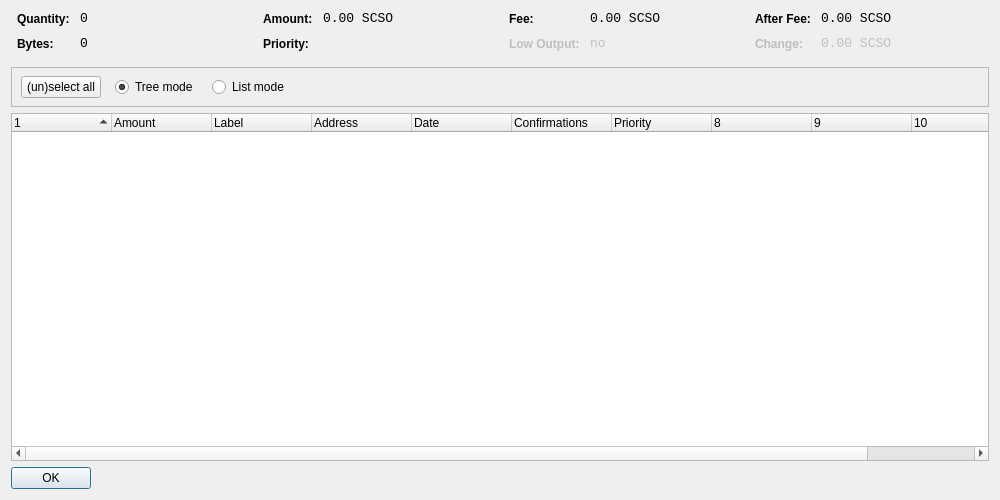
<?xml version="1.0" encoding="UTF-8"?>
<ui version="4.0">
 <class>CoinControlDialog</class>
 <widget class="QDialog" name="CoinControlDialog">
  <property name="geometry">
   <rect>
    <x>0</x>
    <y>0</y>
    <width>1000</width>
    <height>500</height>
   </rect>
  </property>
  <property name="windowTitle">
   <string>Coin Control</string>
  </property>
  <layout class="QVBoxLayout" name="verticalLayout">
   <item>
    <layout class="QHBoxLayout" name="horizontalLayoutTop" stretch="0,0,0,0">
     <property name="topMargin">
      <number>0</number>
     </property>
     <property name="bottomMargin">
      <number>10</number>
     </property>
     <item>
      <layout class="QFormLayout" name="formLayoutCoinControl1">
       <property name="horizontalSpacing">
        <number>10</number>
       </property>
       <property name="verticalSpacing">
        <number>10</number>
       </property>
       <property name="leftMargin">
        <number>6</number>
       </property>
       <property name="rightMargin">
        <number>6</number>
       </property>
       <item row="0" column="0">
        <widget class="QLabel" name="labelCoinControlQuantityText">
         <property name="styleSheet">
          <string notr="true">font-weight:bold;</string>
         </property>
         <property name="text">
          <string>Quantity:</string>
         </property>
        </widget>
       </item>
       <item row="0" column="1">
        <widget class="QLabel" name="labelCoinControlQuantity">
         <property name="font">
          <font>
           <family>Monospace</family>
           <pointsize>10</pointsize>
          </font>
         </property>
         <property name="cursor">
          <cursorShape>IBeamCursor</cursorShape>
         </property>
         <property name="contextMenuPolicy">
          <enum>Qt::ActionsContextMenu</enum>
         </property>
         <property name="text">
          <string notr="true">0</string>
         </property>
         <property name="textInteractionFlags">
          <set>Qt::LinksAccessibleByMouse|Qt::TextSelectableByKeyboard|Qt::TextSelectableByMouse</set>
         </property>
        </widget>
       </item>
       <item row="1" column="0">
        <widget class="QLabel" name="labelCoinControlBytesText">
         <property name="styleSheet">
          <string notr="true">font-weight:bold;</string>
         </property>
         <property name="text">
          <string>Bytes:</string>
         </property>
        </widget>
       </item>
       <item row="1" column="1">
        <widget class="QLabel" name="labelCoinControlBytes">
         <property name="font">
          <font>
           <family>Monospace</family>
           <pointsize>10</pointsize>
          </font>
         </property>
         <property name="cursor">
          <cursorShape>IBeamCursor</cursorShape>
         </property>
         <property name="contextMenuPolicy">
          <enum>Qt::ActionsContextMenu</enum>
         </property>
         <property name="text">
          <string notr="true">0</string>
         </property>
         <property name="textInteractionFlags">
          <set>Qt::LinksAccessibleByMouse|Qt::TextSelectableByKeyboard|Qt::TextSelectableByMouse</set>
         </property>
        </widget>
       </item>
      </layout>
     </item>
     <item>
      <layout class="QFormLayout" name="formLayoutCoinControl2">
       <property name="horizontalSpacing">
        <number>10</number>
       </property>
       <property name="verticalSpacing">
        <number>10</number>
       </property>
       <property name="leftMargin">
        <number>6</number>
       </property>
       <property name="rightMargin">
        <number>6</number>
       </property>
       <item row="0" column="0">
        <widget class="QLabel" name="labelCoinControlAmountText">
         <property name="styleSheet">
          <string notr="true">font-weight:bold;</string>
         </property>
         <property name="text">
          <string>Amount:</string>
         </property>
        </widget>
       </item>
       <item row="0" column="1">
        <widget class="QLabel" name="labelCoinControlAmount">
         <property name="font">
          <font>
           <family>Monospace</family>
           <pointsize>10</pointsize>
          </font>
         </property>
         <property name="cursor">
          <cursorShape>IBeamCursor</cursorShape>
         </property>
         <property name="contextMenuPolicy">
          <enum>Qt::ActionsContextMenu</enum>
         </property>
         <property name="text">
          <string notr="true">0.00 SCSO</string>
         </property>
         <property name="textInteractionFlags">
          <set>Qt::LinksAccessibleByMouse|Qt::TextSelectableByKeyboard|Qt::TextSelectableByMouse</set>
         </property>
        </widget>
       </item>
       <item row="1" column="0">
        <widget class="QLabel" name="labelCoinControlPriorityText">
         <property name="styleSheet">
          <string notr="true">font-weight:bold;</string>
         </property>
         <property name="text">
          <string>Priority:</string>
         </property>
        </widget>
       </item>
       <item row="1" column="1">
        <widget class="QLabel" name="labelCoinControlPriority">
         <property name="font">
          <font>
           <family>Monospace</family>
           <pointsize>10</pointsize>
          </font>
         </property>
         <property name="cursor">
          <cursorShape>IBeamCursor</cursorShape>
         </property>
         <property name="contextMenuPolicy">
          <enum>Qt::ActionsContextMenu</enum>
         </property>
         <property name="text">
          <string/>
         </property>
         <property name="textInteractionFlags">
          <set>Qt::LinksAccessibleByMouse|Qt::TextSelectableByKeyboard|Qt::TextSelectableByMouse</set>
         </property>
        </widget>
       </item>
      </layout>
     </item>
     <item>
      <layout class="QFormLayout" name="formLayoutCoinControl3">
       <property name="horizontalSpacing">
        <number>10</number>
       </property>
       <property name="verticalSpacing">
        <number>10</number>
       </property>
       <property name="leftMargin">
        <number>6</number>
       </property>
       <property name="rightMargin">
        <number>6</number>
       </property>
       <item row="0" column="0">
        <widget class="QLabel" name="labelCoinControlFeeText">
         <property name="styleSheet">
          <string notr="true">font-weight:bold;</string>
         </property>
         <property name="text">
          <string>Fee:</string>
         </property>
        </widget>
       </item>
       <item row="0" column="1">
        <widget class="QLabel" name="labelCoinControlFee">
         <property name="font">
          <font>
           <family>Monospace</family>
           <pointsize>10</pointsize>
          </font>
         </property>
         <property name="cursor">
          <cursorShape>IBeamCursor</cursorShape>
         </property>
         <property name="contextMenuPolicy">
          <enum>Qt::ActionsContextMenu</enum>
         </property>
         <property name="text">
          <string notr="true">0.00 SCSO</string>
         </property>
         <property name="textInteractionFlags">
          <set>Qt::LinksAccessibleByMouse|Qt::TextSelectableByKeyboard|Qt::TextSelectableByMouse</set>
         </property>
        </widget>
       </item>
       <item row="1" column="0">
        <widget class="QLabel" name="labelCoinControlLowOutputText">
         <property name="enabled">
          <bool>false</bool>
         </property>
         <property name="styleSheet">
          <string notr="true">font-weight:bold;</string>
         </property>
         <property name="text">
          <string>Low Output:</string>
         </property>
        </widget>
       </item>
       <item row="1" column="1">
        <widget class="QLabel" name="labelCoinControlLowOutput">
         <property name="enabled">
          <bool>false</bool>
         </property>
         <property name="font">
          <font>
           <family>Monospace</family>
           <pointsize>10</pointsize>
          </font>
         </property>
         <property name="cursor">
          <cursorShape>IBeamCursor</cursorShape>
         </property>
         <property name="contextMenuPolicy">
          <enum>Qt::ActionsContextMenu</enum>
         </property>
         <property name="text">
          <string notr="true">no</string>
         </property>
         <property name="textInteractionFlags">
          <set>Qt::LinksAccessibleByMouse|Qt::TextSelectableByKeyboard|Qt::TextSelectableByMouse</set>
         </property>
        </widget>
       </item>
      </layout>
     </item>
     <item>
      <layout class="QFormLayout" name="formLayoutCoinControl4">
       <property name="horizontalSpacing">
        <number>10</number>
       </property>
       <property name="verticalSpacing">
        <number>10</number>
       </property>
       <property name="leftMargin">
        <number>6</number>
       </property>
       <property name="rightMargin">
        <number>6</number>
       </property>
       <item row="0" column="0">
        <widget class="QLabel" name="labelCoinControlAfterFeeText">
         <property name="styleSheet">
          <string notr="true">font-weight:bold;</string>
         </property>
         <property name="text">
          <string>After Fee:</string>
         </property>
        </widget>
       </item>
       <item row="0" column="1">
        <widget class="QLabel" name="labelCoinControlAfterFee">
         <property name="font">
          <font>
           <family>Monospace</family>
           <pointsize>10</pointsize>
          </font>
         </property>
         <property name="cursor">
          <cursorShape>IBeamCursor</cursorShape>
         </property>
         <property name="contextMenuPolicy">
          <enum>Qt::ActionsContextMenu</enum>
         </property>
         <property name="text">
          <string notr="true">0.00 SCSO</string>
         </property>
         <property name="textInteractionFlags">
          <set>Qt::LinksAccessibleByMouse|Qt::TextSelectableByKeyboard|Qt::TextSelectableByMouse</set>
         </property>
        </widget>
       </item>
       <item row="1" column="0">
        <widget class="QLabel" name="labelCoinControlChangeText">
         <property name="enabled">
          <bool>false</bool>
         </property>
         <property name="styleSheet">
          <string notr="true">font-weight:bold;</string>
         </property>
         <property name="text">
          <string>Change:</string>
         </property>
        </widget>
       </item>
       <item row="1" column="1">
        <widget class="QLabel" name="labelCoinControlChange">
         <property name="enabled">
          <bool>false</bool>
         </property>
         <property name="font">
          <font>
           <family>Monospace</family>
           <pointsize>10</pointsize>
          </font>
         </property>
         <property name="cursor">
          <cursorShape>IBeamCursor</cursorShape>
         </property>
         <property name="contextMenuPolicy">
          <enum>Qt::ActionsContextMenu</enum>
         </property>
         <property name="text">
          <string notr="true">0.00 SCSO</string>
         </property>
         <property name="textInteractionFlags">
          <set>Qt::LinksAccessibleByMouse|Qt::TextSelectableByKeyboard|Qt::TextSelectableByMouse</set>
         </property>
        </widget>
       </item>
      </layout>
     </item>
    </layout>
   </item>
   <item>
    <widget class="QFrame" name="frame">
     <property name="minimumSize">
      <size>
       <width>0</width>
       <height>40</height>
      </size>
     </property>
     <property name="frameShape">
      <enum>QFrame::StyledPanel</enum>
     </property>
     <property name="frameShadow">
      <enum>QFrame::Sunken</enum>
     </property>
     <widget class="QWidget" name="horizontalLayoutWidget">
      <property name="geometry">
       <rect>
        <x>10</x>
        <y>0</y>
        <width>781</width>
        <height>41</height>
       </rect>
      </property>
      <layout class="QHBoxLayout" name="horizontalLayoutPanel" stretch="0,0,0,0,0">
       <property name="spacing">
        <number>14</number>
       </property>
       <item>
        <widget class="QPushButton" name="pushButtonSelectAll">
         <property name="sizePolicy">
          <sizepolicy hsizetype="Maximum" vsizetype="Fixed">
           <horstretch>0</horstretch>
           <verstretch>0</verstretch>
          </sizepolicy>
         </property>
         <property name="text">
          <string>(un)select all</string>
         </property>
        </widget>
       </item>
       <item>
        <widget class="QRadioButton" name="radioTreeMode">
         <property name="sizePolicy">
          <sizepolicy hsizetype="Maximum" vsizetype="Fixed">
           <horstretch>0</horstretch>
           <verstretch>0</verstretch>
          </sizepolicy>
         </property>
         <property name="text">
          <string>Tree mode</string>
         </property>
         <property name="checked">
          <bool>true</bool>
         </property>
        </widget>
       </item>
       <item>
        <widget class="QRadioButton" name="radioListMode">
         <property name="sizePolicy">
          <sizepolicy hsizetype="Maximum" vsizetype="Fixed">
           <horstretch>0</horstretch>
           <verstretch>0</verstretch>
          </sizepolicy>
         </property>
         <property name="text">
          <string>List mode</string>
         </property>
        </widget>
       </item>
       <item>
        <spacer name="horizontalSpacer">
         <property name="orientation">
          <enum>Qt::Horizontal</enum>
         </property>
         <property name="sizeHint" stdset="0">
          <size>
           <width>40</width>
           <height>20</height>
          </size>
         </property>
        </spacer>
       </item>
      </layout>
     </widget>
    </widget>
   </item>
   <item>
    <widget class="CoinControlTreeWidget" name="treeWidget">
     <property name="contextMenuPolicy">
      <enum>Qt::CustomContextMenu</enum>
     </property>
     <property name="sortingEnabled">
      <bool>false</bool>
     </property>
     <property name="columnCount">
      <number>11</number>
     </property>
     <attribute name="headerShowSortIndicator" stdset="0">
      <bool>true</bool>
     </attribute>
     <attribute name="headerStretchLastSection">
      <bool>false</bool>
     </attribute>
     <column>
      <property name="text">
       <string/>
      </property>
     </column>
     <column>
      <property name="text">
       <string>Amount</string>
      </property>
     </column>
     <column>
      <property name="text">
       <string>Label</string>
      </property>
     </column>
     <column>
      <property name="text">
       <string>Address</string>
      </property>
     </column>
     <column>
      <property name="text">
       <string>Date</string>
      </property>
     </column>
     <column>
      <property name="text">
       <string>Confirmations</string>
      </property>
      <property name="toolTip">
       <string>Confirmed</string>
      </property>
     </column>
     <column>
      <property name="text">
       <string>Priority</string>
      </property>
     </column>
     <column>
      <property name="text">
       <string/>
      </property>
     </column>
     <column>
      <property name="text">
       <string/>
      </property>
     </column>
     <column>
      <property name="text">
       <string/>
      </property>
     </column>
     <column>
      <property name="text">
       <string/>
      </property>
     </column>
    </widget>
   </item>
   <item>
    <widget class="QDialogButtonBox" name="buttonBox">
     <property name="sizePolicy">
      <sizepolicy hsizetype="Maximum" vsizetype="Fixed">
       <horstretch>0</horstretch>
       <verstretch>0</verstretch>
      </sizepolicy>
     </property>
     <property name="orientation">
      <enum>Qt::Horizontal</enum>
     </property>
     <property name="standardButtons">
      <set>QDialogButtonBox::Ok</set>
     </property>
    </widget>
   </item>
  </layout>
 </widget>
 <customwidgets>
  <customwidget>
   <class>CoinControlTreeWidget</class>
   <extends>QTreeWidget</extends>
   <header>coincontroltreewidget.h</header>
  </customwidget>
 </customwidgets>
 <resources/>
 <connections/>
</ui>
